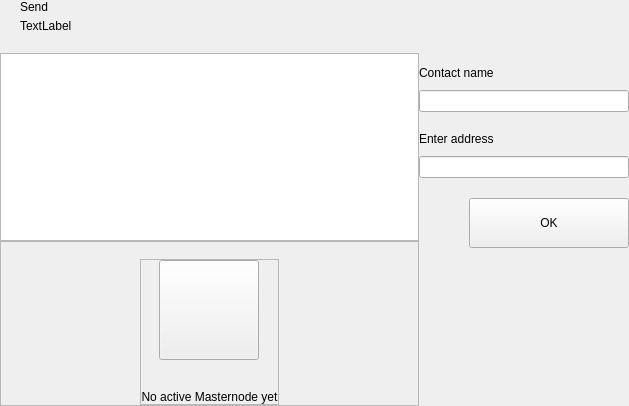
<?xml version="1.0" encoding="UTF-8"?>
<ui version="4.0">
 <class>AddressesWidget</class>
 <widget class="QWidget" name="AddressesWidget">
  <property name="geometry">
   <rect>
    <x>0</x>
    <y>0</y>
    <width>629</width>
    <height>406</height>
   </rect>
  </property>
  <property name="windowTitle">
   <string>Form</string>
  </property>
  <layout class="QHBoxLayout" name="horizontalLayout_2" stretch="2,1">
   <property name="spacing">
    <number>0</number>
   </property>
   <property name="leftMargin">
    <number>0</number>
   </property>
   <property name="topMargin">
    <number>0</number>
   </property>
   <property name="rightMargin">
    <number>0</number>
   </property>
   <property name="bottomMargin">
    <number>0</number>
   </property>
   <item>
    <widget class="QWidget" name="left" native="true">
     <layout class="QVBoxLayout" name="verticalLayout_3">
      <property name="leftMargin">
       <number>0</number>
      </property>
      <property name="topMargin">
       <number>0</number>
      </property>
      <property name="rightMargin">
       <number>0</number>
      </property>
      <property name="bottomMargin">
       <number>0</number>
      </property>
      <item>
       <layout class="QVBoxLayout" name="verticalLayout_21">
        <property name="spacing">
         <number>0</number>
        </property>
        <item>
         <layout class="QHBoxLayout" name="horizontalLayout_3">
          <property name="spacing">
           <number>0</number>
          </property>
          <property name="leftMargin">
           <number>20</number>
          </property>
          <property name="rightMargin">
           <number>10</number>
          </property>
          <item>
           <layout class="QVBoxLayout" name="verticalLayout_8">
            <property name="spacing">
             <number>5</number>
            </property>
            <item>
             <widget class="QLabel" name="labelTitle">
              <property name="text">
               <string>Send</string>
              </property>
             </widget>
            </item>
            <item alignment="Qt::AlignTop">
             <widget class="QLabel" name="labelSubtitle1">
              <property name="text">
               <string>TextLabel</string>
              </property>
             </widget>
            </item>
           </layout>
          </item>
          <item>
           <spacer name="horizontalSpacer11">
            <property name="orientation">
             <enum>Qt::Horizontal</enum>
            </property>
            <property name="sizeHint" stdset="0">
             <size>
              <width>40</width>
              <height>20</height>
             </size>
            </property>
           </spacer>
          </item>
         </layout>
        </item>
        <item>
         <layout class="QVBoxLayout" name="verticalLayout_6"/>
        </item>
        <item>
         <spacer name="verticalSpacer_4">
          <property name="orientation">
           <enum>Qt::Vertical</enum>
          </property>
          <property name="sizeType">
           <enum>QSizePolicy::Fixed</enum>
          </property>
          <property name="sizeHint" stdset="0">
           <size>
            <width>20</width>
            <height>20</height>
           </size>
          </property>
         </spacer>
        </item>
        <item>
         <widget class="QListView" name="listAddresses">
          <property name="mouseTracking">
           <bool>true</bool>
          </property>
         </widget>
        </item>
        <item>
         <widget class="QFrame" name="emptyContainer">
          <property name="minimumSize">
           <size>
            <width>0</width>
            <height>100</height>
           </size>
          </property>
          <property name="frameShape">
           <enum>QFrame::StyledPanel</enum>
          </property>
          <property name="frameShadow">
           <enum>QFrame::Raised</enum>
          </property>
          <layout class="QVBoxLayout" name="verticalLayout_7" stretch="1,8">
           <property name="spacing">
            <number>0</number>
           </property>
           <property name="leftMargin">
            <number>0</number>
           </property>
           <property name="topMargin">
            <number>0</number>
           </property>
           <property name="rightMargin">
            <number>0</number>
           </property>
           <property name="bottomMargin">
            <number>0</number>
           </property>
           <item>
            <spacer name="verticalSpacer">
             <property name="orientation">
              <enum>Qt::Vertical</enum>
             </property>
             <property name="sizeHint" stdset="0">
              <size>
               <width>20</width>
               <height>20</height>
              </size>
             </property>
            </spacer>
           </item>
           <item alignment="Qt::AlignHCenter|Qt::AlignVCenter">
            <widget class="QFrame" name="emptyScreen">
             <property name="sizePolicy">
              <sizepolicy hsizetype="Expanding" vsizetype="Expanding">
               <horstretch>0</horstretch>
               <verstretch>0</verstretch>
              </sizepolicy>
             </property>
             <property name="frameShape">
              <enum>QFrame::StyledPanel</enum>
             </property>
             <property name="frameShadow">
              <enum>QFrame::Raised</enum>
             </property>
             <layout class="QVBoxLayout" name="verticalLayout">
              <property name="spacing">
               <number>30</number>
              </property>
              <property name="leftMargin">
               <number>0</number>
              </property>
              <property name="topMargin">
               <number>0</number>
              </property>
              <property name="rightMargin">
               <number>0</number>
              </property>
              <property name="bottomMargin">
               <number>0</number>
              </property>
              <item alignment="Qt::AlignHCenter|Qt::AlignVCenter">
               <widget class="QPushButton" name="pushImgEmpty">
                <property name="minimumSize">
                 <size>
                  <width>100</width>
                  <height>100</height>
                 </size>
                </property>
                <property name="maximumSize">
                 <size>
                  <width>100</width>
                  <height>100</height>
                 </size>
                </property>
                <property name="text">
                 <string/>
                </property>
                <property name="iconSize">
                 <size>
                  <width>100</width>
                  <height>100</height>
                 </size>
                </property>
               </widget>
              </item>
              <item alignment="Qt::AlignHCenter|Qt::AlignVCenter">
               <widget class="QLabel" name="labelEmpty">
                <property name="styleSheet">
                 <string notr="true"/>
                </property>
                <property name="text">
                 <string>No active Masternode yet</string>
                </property>
                <property name="alignment">
                 <set>Qt::AlignCenter</set>
                </property>
               </widget>
              </item>
             </layout>
            </widget>
           </item>
          </layout>
         </widget>
        </item>
       </layout>
      </item>
     </layout>
    </widget>
   </item>
   <item>
    <widget class="QWidget" name="right" native="true">
     <layout class="QVBoxLayout" name="verticalLayout_5">
      <property name="leftMargin">
       <number>0</number>
      </property>
      <property name="topMargin">
       <number>0</number>
      </property>
      <property name="rightMargin">
       <number>0</number>
      </property>
      <property name="bottomMargin">
       <number>0</number>
      </property>
      <item>
       <layout class="QVBoxLayout" name="verticalLayout_4">
        <property name="spacing">
         <number>6</number>
        </property>
        <item>
         <widget class="OptionButton" name="btnAddContact" native="true">
          <property name="minimumSize">
           <size>
            <width>0</width>
            <height>50</height>
           </size>
          </property>
         </widget>
        </item>
        <item>
         <widget class="QWidget" name="layoutNewContact" native="true">
          <layout class="QVBoxLayout" name="verticalLayout_71">
           <property name="spacing">
            <number>0</number>
           </property>
           <property name="leftMargin">
            <number>0</number>
           </property>
           <property name="topMargin">
            <number>10</number>
           </property>
           <property name="rightMargin">
            <number>0</number>
           </property>
           <property name="bottomMargin">
            <number>20</number>
           </property>
           <item>
            <layout class="QVBoxLayout" name="verticalLayout11">
             <property name="spacing">
              <number>10</number>
             </property>
             <item>
              <widget class="QLabel" name="labelName">
               <property name="text">
                <string>Contact name</string>
               </property>
              </widget>
             </item>
             <item>
              <widget class="QLineEdit" name="lineEditName"/>
             </item>
            </layout>
           </item>
           <item>
            <spacer name="verticalSpacer_3">
             <property name="orientation">
              <enum>Qt::Vertical</enum>
             </property>
             <property name="sizeType">
              <enum>QSizePolicy::Minimum</enum>
             </property>
             <property name="sizeHint" stdset="0">
              <size>
               <width>20</width>
               <height>20</height>
              </size>
             </property>
            </spacer>
           </item>
           <item>
            <layout class="QVBoxLayout" name="verticalLayout_2">
             <property name="spacing">
              <number>10</number>
             </property>
             <item>
              <widget class="QLabel" name="labelAddress">
               <property name="text">
                <string>Enter address</string>
               </property>
              </widget>
             </item>
             <item>
              <widget class="QLineEdit" name="lineEditAddress"/>
             </item>
            </layout>
           </item>
           <item>
            <spacer name="verticalSpacer_2">
             <property name="orientation">
              <enum>Qt::Vertical</enum>
             </property>
             <property name="sizeType">
              <enum>QSizePolicy::Fixed</enum>
             </property>
             <property name="sizeHint" stdset="0">
              <size>
               <width>20</width>
               <height>20</height>
              </size>
             </property>
            </spacer>
           </item>
           <item>
            <layout class="QHBoxLayout" name="horizontalLayout">
             <property name="spacing">
              <number>0</number>
             </property>
             <item>
              <spacer name="horizontalSpacer_3">
               <property name="orientation">
                <enum>Qt::Horizontal</enum>
               </property>
               <property name="sizeHint" stdset="0">
                <size>
                 <width>40</width>
                 <height>20</height>
                </size>
               </property>
              </spacer>
             </item>
             <item>
              <widget class="QPushButton" name="btnSave">
               <property name="minimumSize">
                <size>
                 <width>160</width>
                 <height>50</height>
                </size>
               </property>
               <property name="text">
                <string>OK</string>
               </property>
              </widget>
             </item>
            </layout>
           </item>
          </layout>
         </widget>
        </item>
        <item>
         <spacer name="verticalSpacer_5">
          <property name="orientation">
           <enum>Qt::Vertical</enum>
          </property>
          <property name="sizeHint" stdset="0">
           <size>
            <width>20</width>
            <height>40</height>
           </size>
          </property>
         </spacer>
        </item>
       </layout>
      </item>
     </layout>
    </widget>
   </item>
  </layout>
 </widget>
 <customwidgets>
  <customwidget>
   <class>OptionButton</class>
   <extends>QWidget</extends>
   <header>qt/papara/optionbutton.h</header>
   <container>1</container>
  </customwidget>
 </customwidgets>
 <resources/>
 <connections/>
</ui>
